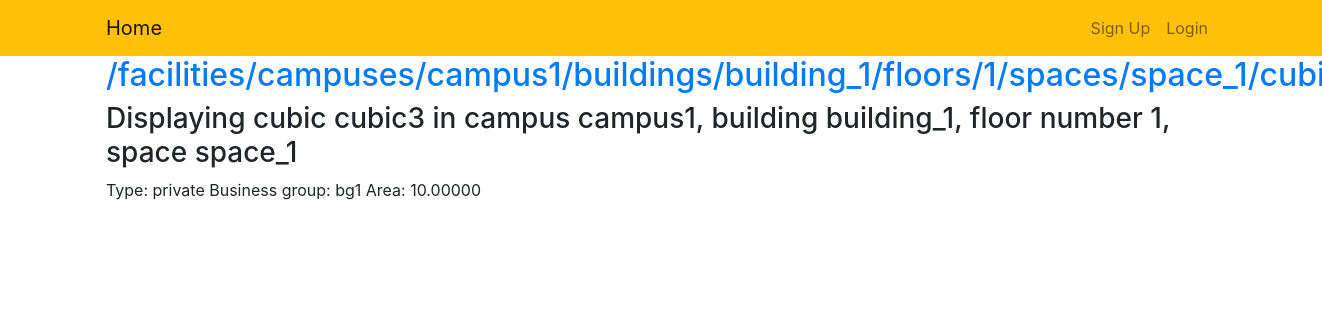
Screenshot of /facilities/campuses/campus1/buildings/building_1/floors/1/spaces/space_1/cubics/cubic3/ with the database file from the repository.
### facilities/models.py (models this page shows, shortened)
class Cubic(models.Model):
    id = models.CharField(primary_key=True, max_length=MAX_LENGTH)
    type = models.CharField(choices=(('shared', 'shared'), ('private', 'private')), max_length=MAX_LENGTH)
    space = models.ForeignKey(Space, on_delete=models.CASCADE)
    business_group = models.ForeignKey(BusinessGroup, on_delete=models.CASCADE, null=True, blank=True)
    area = models.DecimalField(decimal_places=5, max_digits=10)

### custom_user/models.py (models this page shows, shortened)
class BusinessGroup(models.Model):
    id = models.CharField(primary_key=True, max_length=MAX_LENGTH)
    admin_group = models.BooleanField(default=False)
    def __str__(self):
        return self.id

### facilities/views.py (the view)
def display_cubic(request, campus_id, building_id, floor_num, space_id, cubic_id):
    wanted_campus = get_object_or_404(Campus, id=campus_id)
    wanted_building = get_object_or_404(Building, campus=wanted_campus, id=building_id)
    wanted_floor = get_object_or_404(Floor, building=wanted_building, floor_num=int(floor_num))
    wanted_space = get_object_or_404(Space, floor=wanted_floor, id=space_id)
    cubic = get_object_or_404(Cubic, space=wanted_space, id=cubic_id)
    return render(request, 'facilities/cubic.html', {'campus_id': campus_id, 'building_id': building_id,
                                                     'floor_num': floor_num, 'space_id': space_id, 'cubic': cubic})

### facilities/templates/facilities/cubic.html
{% extends 'custom_user/base.html' %}
{% block content %}
<body>
    <h2>
        <a href="{% url 'facilities:space_cubics' campus_id=campus_id building_id=building_id floor_num=floor_num space_id=space_id %}">
            {% url 'facilities:space_cubics' campus_id=campus_id building_id=building_id floor_num=floor_num space_id=space_id %}
        </a>
    </h2>
    <h3>Displaying cubic {{cubic.id}} in campus {{campus_id}}, building {{building_id}}, floor number {{floor_num}}, space {{space_id}}</h3>
    Type: {{ cubic.type }}
    Business group: {{ cubic.business_group }}
    Area: {{ cubic.area }}
</body>
{% endblock %}

### rows the page displays
Cubic: id "cubic3", type "private", business_group "bg1", area "10.00000"

### other values shown
{{ campus_id }} "campus1"
{{ building_id }} "building_1"
{{ floor_num }} "1"
{{ space_id }} "space_1"
